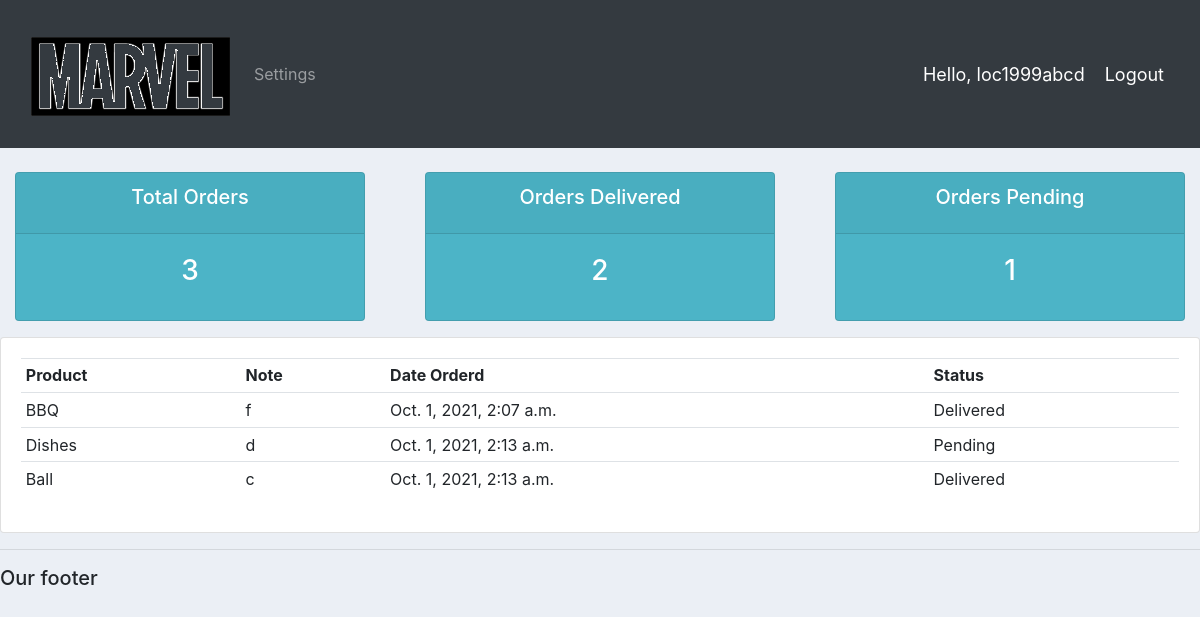
The page /user/ (signed in) on the database its author committed.
### accounts/models.py (models this page shows)
class Order(models.Model):
    STATUS = (
        ('Pending', 'Pending'),
        ('Out of delivery', 'Out of delivery'),
        ('Delivered', 'Delivered'),
    )
    customer = models.ForeignKey(Customer, null=True, on_delete=models.SET_NULL)
    product = models.ForeignKey(Product, null=True, on_delete=models.SET_NULL)
    date_created = models.DateTimeField(auto_now_add=True, null=True)
    status = models.CharField(max_length=200, null=True, choices=STATUS)
    note = models.CharField(max_length=200, null=True)

class Product(models.Model):
    CATEGORY = (
        ('Indoor', 'Indoor'),
        ('Out door', 'Outdoor'),
    )
    name = models.CharField(max_length=200, null=True)
    price = models.FloatField(null=True)
    category = models.CharField(max_length=200, null=True, choices=CATEGORY)
    description = models.CharField(max_length=200, null=True, blank=True)
    date_created = models.DateTimeField(auto_now_add=True, null=True)
    tags = models.ManyToManyField(Tag)
    def __str__(self):
        return self.name

### accounts/decorators.py (the view)
        def wraper_func(request, *args, **kwargs):
            group = None
            if request.user.groups.exists():
                group = request.user.groups.all()[0].name
            if group in allowed_roles:
                return view_func(request, *args, **kwargs)
            else:
                return HttpResponse('You are not authorize')

### accounts/views.py (called while the page is built)
@login_required(login_url = 'login')
@allowed_users(allowed_roles = ['customer'])
def userPage(request):
    orders = request.user.customer.order_set.all()
    total_orders = orders.count()
    delivered = orders.filter(status = 'Delivered').count()
    pending = orders.filter(status = 'Pending').count()
    print('ORDERS:', orders)
    context = {'orders': orders, 'total_orders': total_orders, 'delivered':delivered, 'pending': pending}
    return render(request, 'accounts/user.html', context)

### accounts/templates/accounts/user.html
{%  extends 'accounts/main.html' %}
{% block content %}
{%  include 'accounts/status.html' %}
<div class="row">
	<div class="col-md">
		<div class="card card-body">
			<table class="table table-sm">
				<tr>
					<th>Product</th>
					<th>Note</th>
					<th>Date Orderd</th>
					<th>Status</th>
				</tr>
			    {% for order in orders %}
                <tr>
					<td>{{order.product}}</td>
					<td>{{order.note}}</td>
					<td>{{order.date_created}}</td>
					<td>{{order.status}}</td>
				</tr>
				{% endfor %}
			</table>
		</div>
	</div>
</div>
{% endblock content %}

### accounts/templates/accounts/navbar.html (shortened to what this page needs)
{% load static %}
<nav class="navbar navbar-expand-lg navbar-dark bg-dark">
  <img src="{% static 'images/logo.png' %}" alt="">
    <div class="collapse navbar-collapse" id="navbarNav">
      <ul class="navbar-nav">
        {% if request.user.is_staff %}
        <li class="nav-item active">
          <a class="nav-link" href="{% url 'home' %}">Dashboard</a>
        </li>
        <li class="nav-item">
          <a class="nav-link" href="{% url 'products' %}">Products</a>
        </li>
        {% else %}
        <li class = "nav-item">
          <a class="nav-link" href="{% url 'account' %}">Settings</a>
        </li>
        {% endif %}
      </ul>
    </div>
    <span class="hello-msg">Hello, {{request.user}}</span>
    <span><a class="hello-msg" href="{% url 'logout' %}">Logout</a></span>
  </nav>

### static/css/main.css (style rules this page uses)
body { background-color: #ebeff5; }

### accounts/templates/accounts/navbar.html (style rules this page uses)
.hello-msg { font-size: 18px; color: #fff; margin-right: 20px; }

### rows shown on the page
Order: product "BBQ", note "f", date_created "Oct. 1, 2021, 2:07 a.m.", status "Delivered"
Order: product "Dishes", note "d", date_created "Oct. 1, 2021, 2:13 a.m.", status "Pending"
Order: product "Ball", note "c", date_created "Oct. 1, 2021, 2:13 a.m.", status "Delivered"

### other values the page prints
{{ request.user }} "loc1999abcd"
{{ total_orders }} "3"
{{ delivered }} "2"
{{ pending }} "1"
